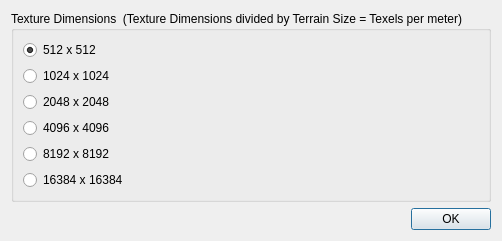
<?xml version="1.0" encoding="UTF-8"?>
<ui version="4.0">
 <class>CDimensionsDialog</class>
 <widget class="QDialog" name="CDimensionsDialog">
  <property name="geometry">
   <rect>
    <x>0</x>
    <y>0</y>
    <width>270</width>
    <height>196</height>
   </rect>
  </property>
  <layout class="QVBoxLayout" name="verticalLayout_3">
   <item>
    <widget class="QGroupBox" name="STATIC2">
     <property name="title">
      <string>Texture Dimensions  (Texture Dimensions divided by Terrain Size = Texels per meter)</string>
     </property>
     <layout class="QVBoxLayout" name="verticalLayout">
      <item>
       <widget class="QRadioButton" name="Dim512">
        <property name="text">
         <string>512 x 512</string>
        </property>
        <property name="checked">
         <bool>true</bool>
        </property>
       </widget>
      </item>
      <item>
       <widget class="QRadioButton" name="Dim1024">
        <property name="text">
         <string>1024 x 1024</string>
        </property>
       </widget>
      </item>
      <item>
       <widget class="QRadioButton" name="Dim2048">
        <property name="text">
         <string>2048 x 2048</string>
        </property>
       </widget>
      </item>
      <item>
       <widget class="QRadioButton" name="Dim4096">
        <property name="text">
         <string>4096 x 4096</string>
        </property>
       </widget>
      </item>
      <item>
       <widget class="QRadioButton" name="Dim8192">
        <property name="text">
         <string>8192 x 8192</string>
        </property>
       </widget>
      </item>
      <item>
       <widget class="QRadioButton" name="Dim16384">
        <property name="text">
         <string>16384 x 16384</string>
        </property>
       </widget>
      </item>
     </layout>
    </widget>
   </item>
   <item>
    <widget class="QDialogButtonBox" name="buttonBox">
     <property name="standardButtons">
      <set>QDialogButtonBox::Ok</set>
     </property>
    </widget>
   </item>
  </layout>
 </widget>
 <resources/>
 <connections>
  <connection>
   <sender>buttonBox</sender>
   <signal>accepted()</signal>
   <receiver>CDimensionsDialog</receiver>
   <slot>accept()</slot>
   <hints>
    <hint type="sourcelabel">
     <x>77</x>
     <y>294</y>
    </hint>
    <hint type="destinationlabel">
     <x>7</x>
     <y>296</y>
    </hint>
   </hints>
  </connection>
 </connections>
</ui>
